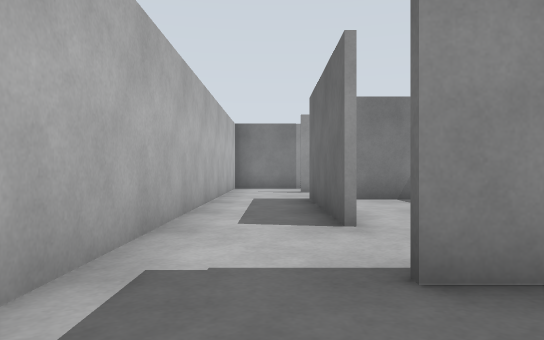
[1] (above)

15 first-person views from a walk through a robot-simulator world made for Gazebo. The camera is 0.72 m above the floor, looks level and sees 70° across. The floor is counted in squares, 1 m on a side. Each view is taken from the middle of a square. On the plan, view 1 faces up. The plan holds only what a view shows up to about 11 squares ahead; the rest is blank. The place goes on beyond the plan.

[2]
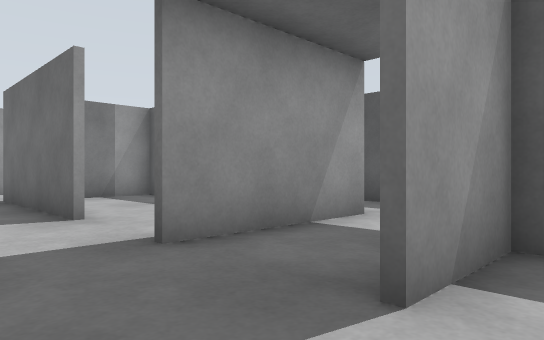

[3]
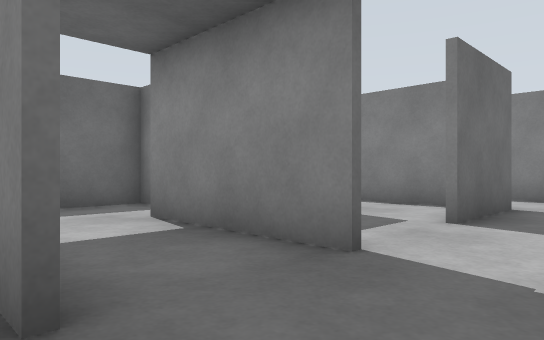

[4]
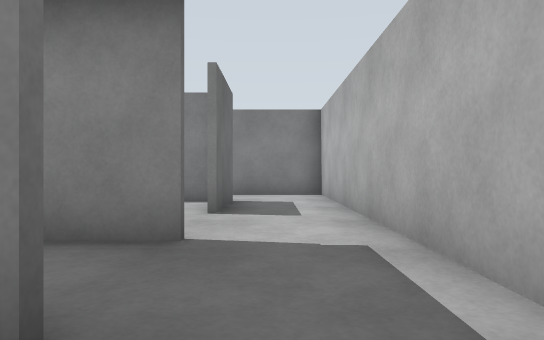

[5]
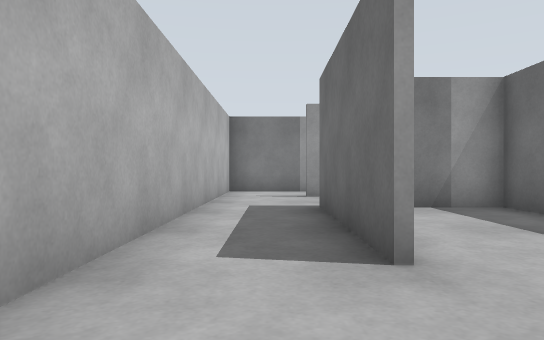

[6]
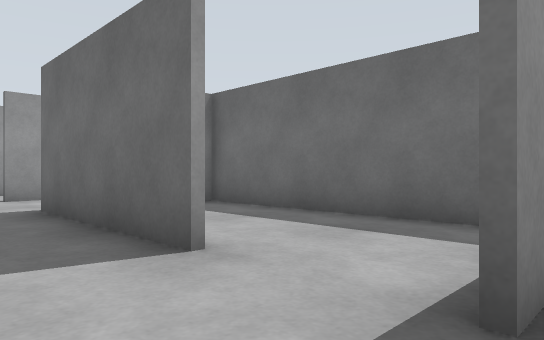

[7]
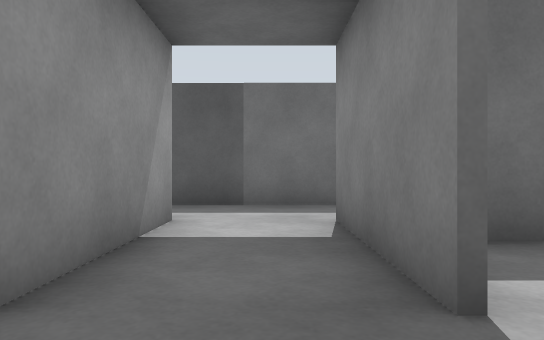

[8]
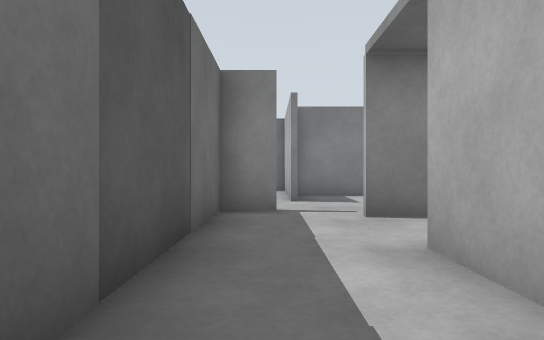

[9]
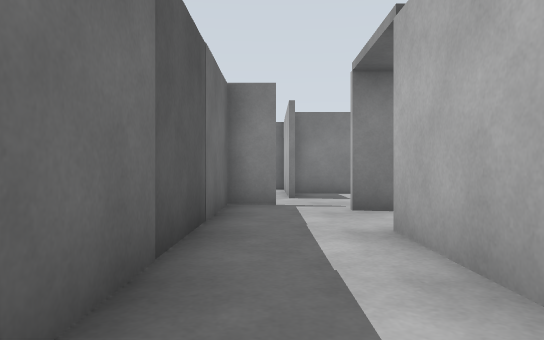

[10]
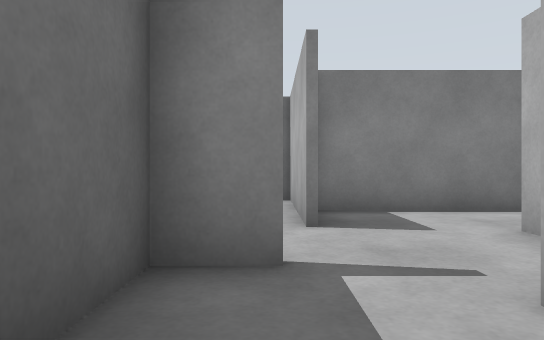

[11]
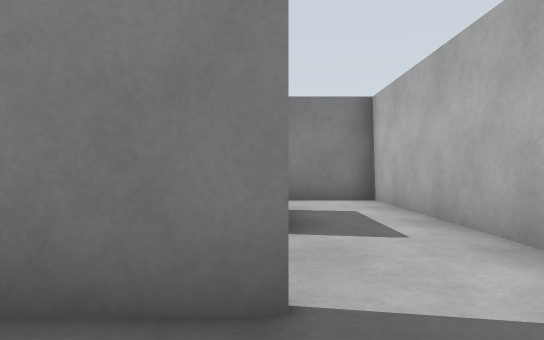

[12]
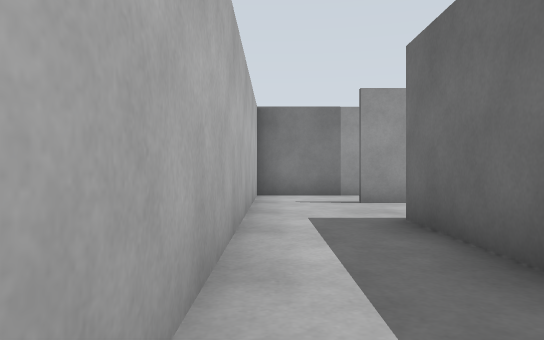

[13]
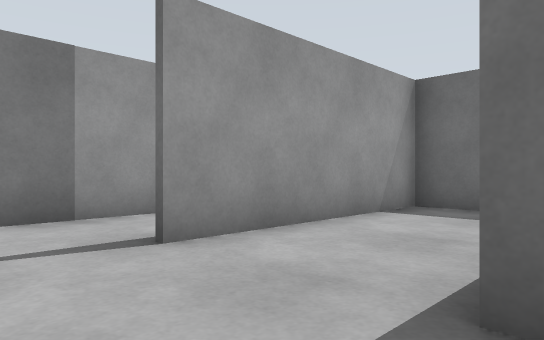

[14]
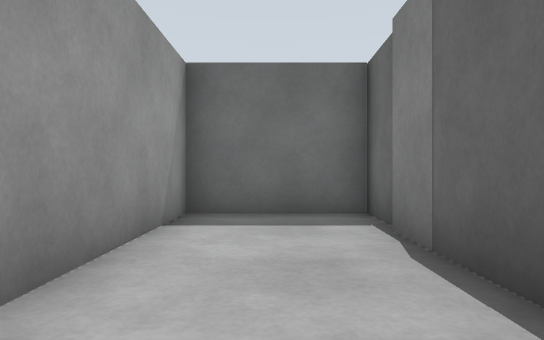

[15]
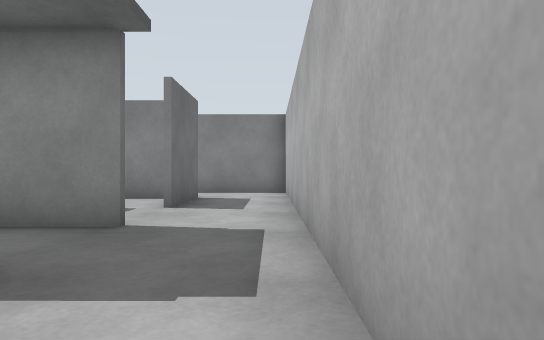

### Floor plan
Ten units are one square. View 1 is at (0, 0); x grows to the right and y downward. Boxes are objects, and circles mark ways between rooms. Rooms are numbered by the first view taken in them; rooms with no view inside come last. Other rooms are left out.
<svg viewBox="-19 -135 99 205">
<path fill="none" stroke="#000" d="M29 18 29 1 9 1M9 -1 24 -1M15 49 35 49M9 51 9 24M24 -24 9 -24M-14 -25 -14 65M9 -49 9 -95M-14 -124 -14 -25M9 -26 14 -26M34 -124 9 -124M44 -36 44 -94M69 -39 69 -57M46 -50 46 -24 24 -24M59 9 69 9 69 -16M24 -1 46 -1M31 21 31 26M35 49 54 49"/>
<rect x="5" y="-105" width="30" height="10" fill="#bbb"><title>barrier</title></rect>
<rect x="45" y="-95" width="30" height="10" fill="#bbb"><title>barrier</title></rect>
<rect x="65" y="-35" width="10" height="20" fill="#bbb"><title>barrier</title></rect>
<circle cx="-5" cy="-30" r="3" fill="#2a7"/>
<circle cx="35" cy="-15" r="3" fill="#2a7"/>
<circle cx="30" cy="35" r="3" fill="#2a7"/>
<circle cx="50" cy="5" r="3" fill="#2a7"/>
<text x="10" y="20">1</text>
<text x="0" y="-80">2</text>
<text x="60" y="-40">3</text>
<text x="40" y="20">4</text>
</svg>
Room 1 opens to room 2. Room 1 opens to room 3. Room 1 opens to room 4. Room 3 opens to room 4.

Where each view was taken, in squares from view 1:
view 1: 0 up, 0 right, facing up
view 2: 1 down, 1 left, facing up-right
view 3: 3 up, 1 left, facing down-right
view 4: 4 up, 0 right, facing down
view 5: 2 up, 0 right, facing up
view 6: 2 up, 1 left, facing up-right
view 7: 1 up, 1 left, facing right
view 8: 6 up, 6 right, facing down
view 9: 7 up, 6 right, facing down
view 10: 2 up, 6 right, facing down
view 11: 2 up, 1 right, facing down
view 12: 4 up, 1 left, facing up
view 13: 9 up, 1 left, facing up-right
view 14: 11 up, 0 right, facing right
view 15: 5 up, 1 left, facing down
